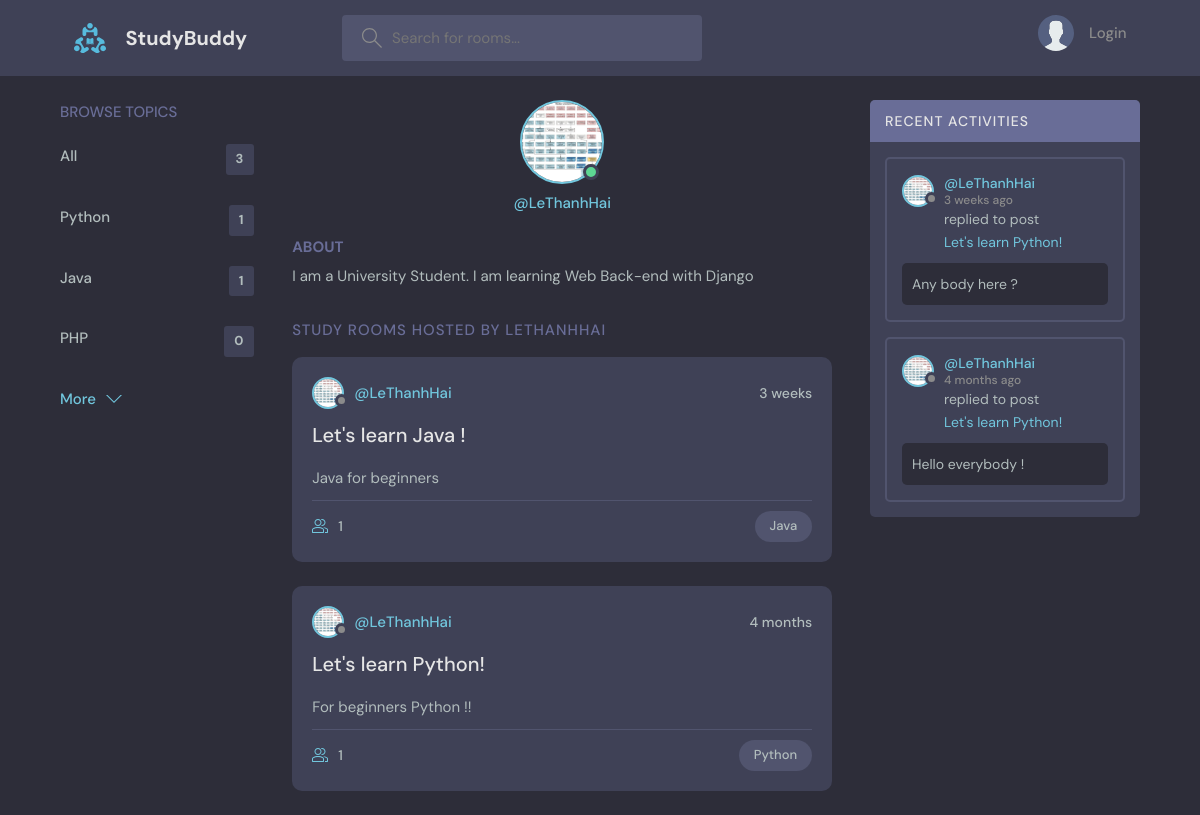
The app's page /profile/1 with its own data.
### base/models.py (models this page shows)
class Topic(models.Model):
    name = models.CharField(max_length=200)
    def __str__(self):
        return self.name

class User(AbstractUser):
    name = models.CharField(max_length=200, null=True)
    email = models.EmailField(unique=True, null=True)
    bio = models.TextField(max_length=200, null=True)
    avatar = models.ImageField(null=True, default="avatar.svg")
    USERNAME_FIELD = 'email'
    REQUIRED_FIELDS = []

class Room(models.Model):
    host = models.ForeignKey(User, on_delete=models.SET_NULL, null=True)
    topic = models.ForeignKey(Topic, on_delete=models.SET_NULL, null=True)
    name = models.CharField(max_length=200)
    participants = models.ManyToManyField(User, related_name="participants")
    description = models.TextField(null=True, blank=True)
    updated = models.DateTimeField(auto_now=True)
    created = models.DateTimeField(auto_now_add=True)
    class Meta:
        ordering = ['-created', '-updated']
    def __str__(self):
        return self.name

class Message(models.Model):
    user = models.ForeignKey(User, on_delete=models.CASCADE)
    room = models.ForeignKey(Room, on_delete=models.CASCADE)
    body = models.TextField()
    updated = models.DateTimeField(auto_now=True)
    created = models.DateTimeField(auto_now_add=True)
    class Meta:
        ordering = ['-created', '-updated']
    def __str__(self):
        return self.body[0:50]

### base/views.py (the view)
# urls.py: path('profile/<str:pk>', views.profile, name='profile'),
def profile(request, pk):
    q = request.GET.get('q') if request.GET.get('q') is not None else ''
    user = User.objects.get(id=pk)
    topics = Topic.objects.all()
    rooms = user.room_set.filter(Q(topic__name__icontains=q))
    news = user.message_set.filter(Q(room__topic__name__icontains=q))
    context = {'user': user, 'topics': topics, 'news': news, 'rooms': rooms}
    return render(request, 'base/profile.html', context)

### base/templates/base/profile.html (shortened to what this page needs)
{% extends 'main.html' %}
{% block content %}
<body>
  <main class="profile-page layout layout--3">
    <div class="container">
      <div class="topics">
        <div class="topics__header">
          <h2>Browse Topics</h2>
        </div>
        <ul class="topics__list">
            <li><a href="{% url 'profile' user.id %}">All <span>{{ topics.count }}</span></a></li>
            {% for topic in topics %}
                <li><a href="{% url 'profile' user.id %}?q={{ topic.name }} ">{{ topic.name }} <span>{{ topic.room_set.count }}</span></a></li>
            {% endfor %}
        </ul>
        <a class="btn btn--link" href="topics.html">
          More
          <svg version="1.1" xmlns="http://www.w3.org/2000/svg" width="32" height="32" viewBox="0 0 32 32">
            <title>chevron-down</title>
            <path d="M16 21l-13-13h-3l16 16 16-16h-3l-13 13z"></path>
          </svg>
        </a>
      </div>
      <div class="roomList">
        <div class="profile">
          <div class="profile__avatar">
            <div class="avatar avatar--large active">
              <img src="{{ user.avatar.url }}" />
            </div>
          </div>
          <div class="profile__info">
            <p>@{{ user.username }}</p>
          </div>
          <div class="profile__about">
            <h3>About</h3>
            <p>
              {{ user.bio }}
            </p>
          </div>
        </div>
        <div class="roomList__header">
          <div>
            <h2>Study Rooms Hosted by {{ user.username }}</a>
            </h2>
          </div>
        </div>
        {% include 'base/feed_component.html' %}
      </div>
      {% include 'base/activity_component.html' %}
    </div>
  </main>
</body>
{% endblock %}

### templates/main.html (shortened to what this page needs)
<!DOCTYPE html>
{% load static %}
<html lang="en">
  <head>
    <link rel="stylesheet" href="{% static 'styles/style.css' %}" />
  </head>
  <body>
    {% include 'navbar.html' %}
    {% block content %}
    {% endblock %}
  </body>
</html>

### templates/navbar.html (shortened to what this page needs)
{% load static %}
<header class="header header--loggedIn">
    <div class="container">
      <a href="{% url 'home' %}" class="header__logo">
        <img src="{% static 'images/logo.svg' %}" />
        <h1>StudyBuddy</h1>
      </a>
      <form class="header__search" method="GET" action="{% url 'home' %}">
        <label>
          <input name="q" placeholder="Search for rooms..." />
        </label>
      </form>
      <nav class="header__menu">
        {% if request.user.is_authenticated %}
        <div class="header__user">
          <a href="{% url 'profile' request.user.id %}">
            <div class="avatar avatar--medium active">
              <img src="{{ request.user.avatar.url }}" />
            </div>
            <p>{{ request.user.get_full_name }} <span>@{{ request.user }}</span></p>
          </a>
          <button class="dropdown-button">
            <svg version="1.1" xmlns="http://www.w3.org/2000/svg" width="32" height="32" viewBox="0 0 32 32">
              <title>chevron-down</title>
              <path d="M16 21l-13-13h-3l16 16 16-16h-3l-13 13z"></path>
            </svg>
          </button>
        </div>
        {% else %}
        <a href="{% url 'login' %}">
          <img src="{% static 'images/avatar.svg' %}" />
          <p>Login</p>
        </a>
        {% endif %}
      </nav>
    </div>
  </header>

### base/templates/base/feed_component.html (shortened to what this page needs)
{% for room in rooms %}
<div class="roomListRoom">
    <div class="roomListRoom__header">
      <a href="{% url 'profile' room.host.id %}" class="roomListRoom__author">
        <div class="avatar avatar--small">
          <img src="{{ room.host.avatar.url }}" />
        </div>
        <span>@{{ room.host.username }}</span>
      </a>
      <div class="roomListRoom__actions">
        <span>{{ room.created|timesince }}</span>
      </div>
    </div>
    <div class="roomListRoom__content">
      <a href="{% url 'room' room.id %}">{{ room.name }}</a>
      <p>
        {{ room.description }}
      </p>
    </div>
    <div class="roomListRoom__meta">
      <a href="{% url 'room' room.id %}" class="roomListRoom__joined">
        {{ room.participants.count }}
      </a>
      <p class="roomListRoom__topic">{{ room.topic }}</p>
    </div>
  </div>
  {% endfor %}

### base/templates/base/activity_component.html
<div class="activities">
    <div class="activities__header">
      <h2>Recent Activities</h2>
    </div>
    {% for new in news %}
    <div class="activities__box">
      <div class="activities__boxHeader roomListRoom__header">
        <a href="{% url 'profile' new.user.id %}" class="roomListRoom__author">
          <div class="avatar avatar--small">
            <img src="{{ new.user.avatar.url }}" />
          </div>
          <p>
            @{{ new.user.username }}
            <span>{{ new.created|timesince }} ago</span>
          </p>
        </a>
      </div>
      <div class="activities__boxContent">
        <p>replied to post <a href="{% url 'room' new.room.id %}">{{ new.room }}</a></p>
        <div class="activities__boxRoomContent">
          {{ new }}
        </div>
      </div>
    </div>
    {% endfor %}
</div>

### records on screen
Topic: name "Python", room_set.count "1"
Topic: name "Java", room_set.count "1"
Topic: name "PHP", room_set.count "0"
User: avatar (picture), username "LeThanhHai", bio "I am a University Student. I am learning Web Back-end with Django", username "LETHANHHAI"
Room: host.avatar (picture), host.username "LeThanhHai", created "3 weeks", name "Let's learn Java !", description "Java for beginners", participants.count "1", topic "Java"
Room: host.avatar (picture), host.username "LeThanhHai", created "4 months", name "Let's learn Python!", description "For beginners Python !!", participants.count "1", topic "Python"
Message: user.avatar (picture), user.username "LeThanhHai", created "3 weeks", room "Let's learn Python!", body "Any body here ?"
Message: user.avatar (picture), user.username "LeThanhHai", created "4 months", room "Let's learn Python!", body "Hello everybody !"

### other values on screen
{{ topics.count }} "3"
